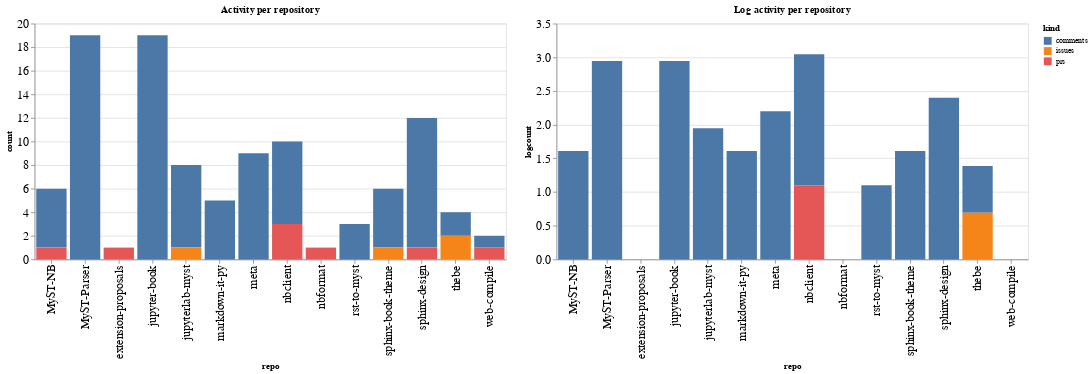

Notebook code cell kept with this figure:
### Code cell
ch1 = alt.Chart(repo_summaries, width=600, title="Activity per repository").mark_bar().encode(
    x='repo',
    y='count',
    color='kind',
    tooltip="kind"
)

ch2 = alt.Chart(repo_summaries, width=600, title="Log activity per repository").mark_bar().encode(
    x='repo',
    y='logcount',
    color='kind',
    tooltip="kind"
)

ch1 | ch2

### Figure 1 — Vega-Lite specification as saved in the notebook (floating-point values rounded to 4 significant figures)
{"config": {"axisLeft": {"labelFontSize": 15}, "axisBottom": {"labelFontSize": 15}}, "hconcat": [{"mark": "bar", "encoding": {"color": {"type": "nominal", "field": "kind"}, "tooltip": {"type": "nominal", "field": "kind"}, "x": {"type": "nominal", "field": "repo"}, "y": {"type": "quantitative", "field": "count"}}, "title": "Activity per repository", "width": 600}, {"mark": "bar", "encoding": {"color": {"type": "nominal", "field": "kind"}, "tooltip": {"type": "nominal", "field": "kind"}, "x": {"type": "nominal", "field": "repo"}, "y": {"type": "quantitative", "field": "logcount"}}, "title": "Log activity per repository", "width": 600}], "data": {"name": "data-f93b8a982da0d7bdb5a4d2a856bc98c7"}, "$schema": "https://vega.github.io/schema/vega-lite/v4.8.1.json", "datasets": {"data-f93b8a982da0d7bdb5a4d2a856bc98c7": [{"repo": "MyST-NB", "kind": "comments", "count": 5, "logcount": 1.609}, {"repo": "MyST-NB", "kind": "prs", "count": 1, "logcount": 0.0}, {"repo": "MyST-Parser", "kind": "comments", "count": 19, "logcount": 2.944}, {"repo": "extension-proposals", "kind": "prs", "count": 1, "logcount": 0.0}, {"repo": "jupyter-book", "kind": "comments", "count": 19, "logcount": 2.944}, {"repo": "jupyterlab-myst", "kind": "comments", "count": 7, "logcount": 1.946}, {"repo": "jupyterlab-myst", "kind": "issues", "count": 1, "logcount": 0.0}, {"repo": "markdown-it-py", "kind": "comments", "count": 5, "logcount": 1.609}, {"repo": "meta", "kind": "comments", "count": 9, "logcount": 2.197}, {"repo": "nbclient", "kind": "comments", "count": 7, "logcount": 1.946}, {"repo": "nbclient", "kind": "prs", "count": 3, "logcount": 1.099}, {"repo": "nbformat", "kind": "prs", "count": 1, "logcount": 0.0}, {"repo": "rst-to-myst", "kind": "comments", "count": 3, "logcount": 1.099}, {"repo": "sphinx-book-theme", "kind": "comments", "count": 5, "logcount": 1.609}, {"repo": "sphinx-book-theme", "kind": "issues", "count": 1, "logcount": 0.0}, {"repo": "sphinx-design", "kind": "comments", "count": 11, "logcount": 2.398}, {"repo": "sphinx-design", "kind": "prs", "count": 1, "logcount": 0.0}, {"repo": "thebe", "kind": "comments", "count": 2, "logcount": 0.6931}, {"repo": "thebe", "kind": "issues", "count": 2, "logcount": 0.6931}, {"repo": "web-compile", "kind": "comments", "count": 1, "logcount": 0.0}, {"repo": "web-compile", "kind": "prs", "count": 1, "logcount": 0.0}]}}
